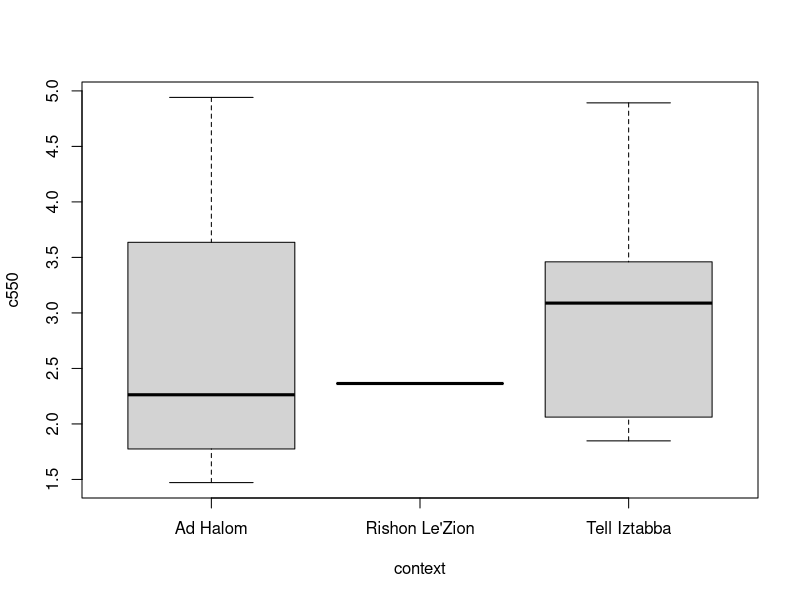
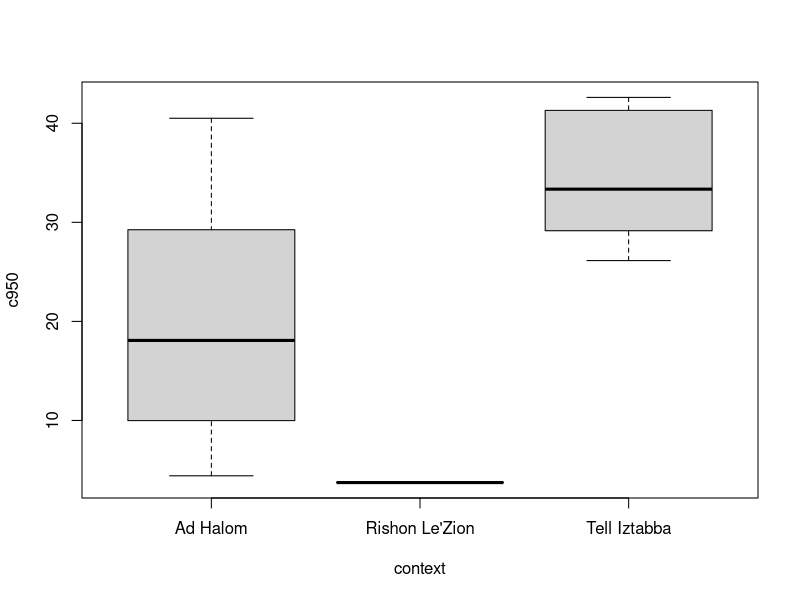
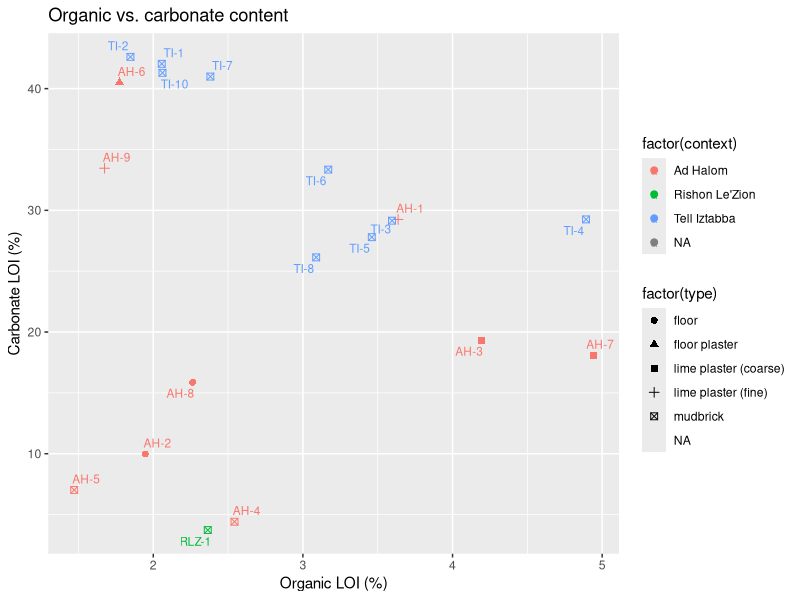
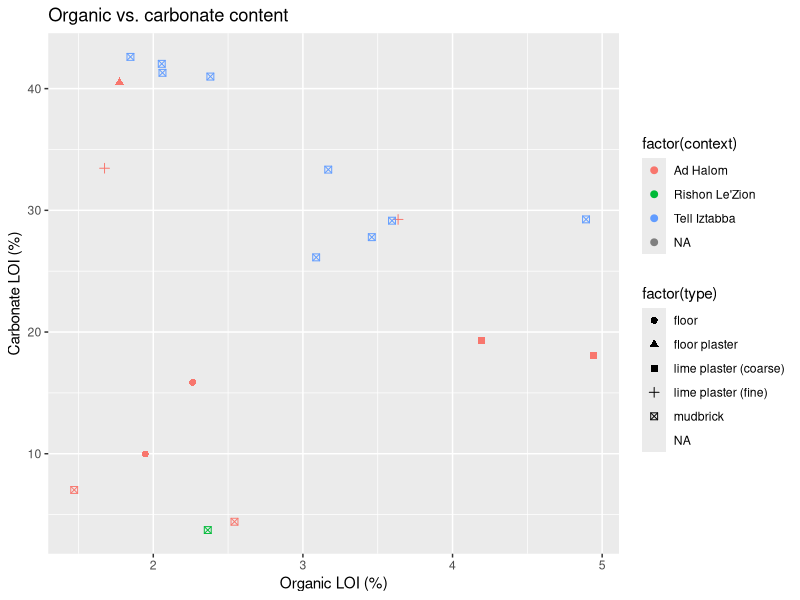
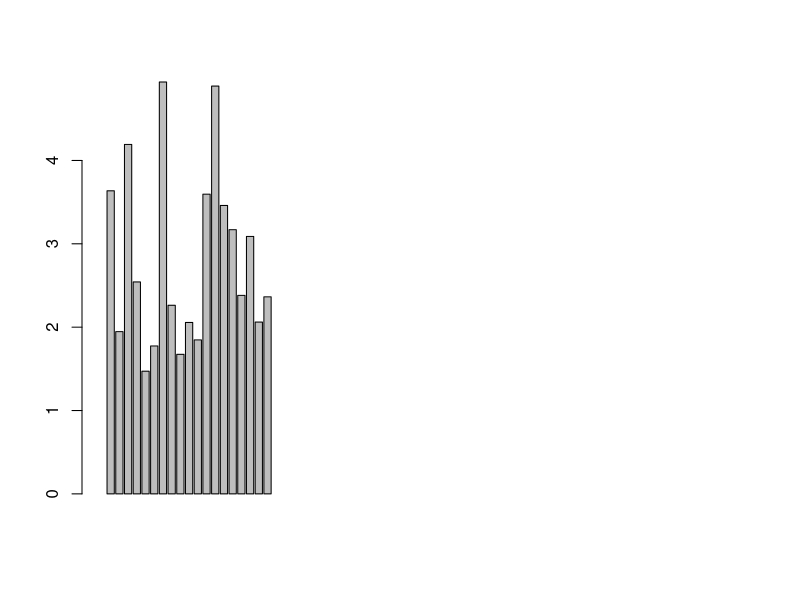
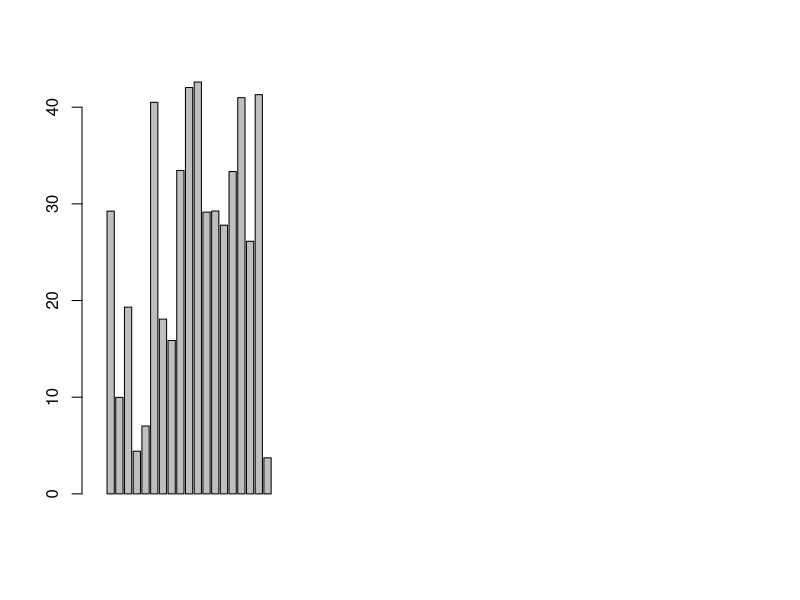
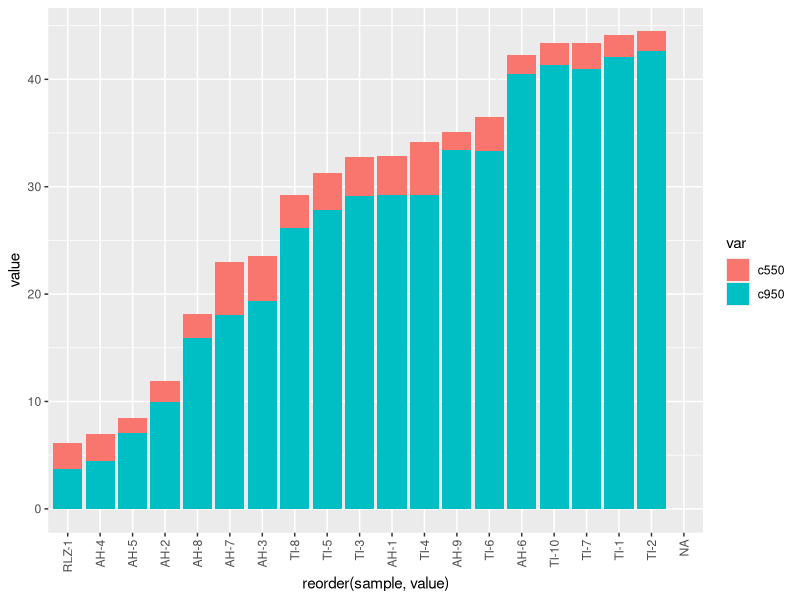
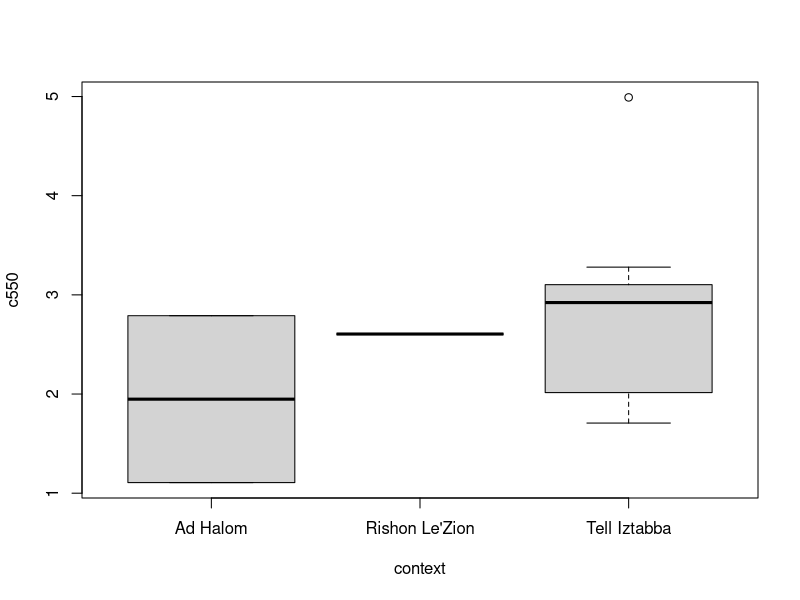

Recreate these plots in R, in order.
## ---- chunk 1
# Libraries
library(openxlsx); 
library(dplyr); 
library(ggplot2); 
library(ggrepel);
library(tidyr); 

loi <- read.xlsx("data/loi_israel.xlsx", sep=";")
tga <- read.xlsx("data/tga_israel.xlsx", sep=";")

summary(loi)
summary(tga)

# Remove rows containing words 'kekkila' (internal standard)
tga <- filter(tga, !grepl('kekkila', Name))

# TGA character columns to numeric
tga[, c(4:7)] <- sapply(tga[, c(4:7)], as.numeric)

# Sample names as rownames
rownames(loi) <- loi$sample
rownames(tga) <- tga$Name

# Creating new columns for analysis by subtracting crucible mass;
# "dry" (sample mass after drying)
# "c550" (sample mass after 550 C)
# "c950" (sample mass after 950 C)
loi$dry <- (loi$dry_weight - loi$crucible)
loi$c550mass <- (loi$after_550_C - loi$crucible)
loi$c950mass <- (loi$after_950_C - loi$crucible)

loi$c550 <- (loi$dry - loi$c550mass)/(loi$dry) * 100
loi$c950 <- (loi$c550mass - loi$c950mass)/(loi$c550mass) * 100

# Same with TGA
tga$c550 <- (tga$Dry - tga$Mass_550)/(tga$Dry) * 100
tga$c950 <- (tga$Mass_550 - tga$Mass_950)/(tga$Mass_550) * 100

## ---- chunk 2
# Distribution of LOI in 550 C (1) and 950 C (2)
boxplot(c550~context, data=loi)
boxplot(c950~context, data=loi)

# boxplot.stats gives us the lower whisker or minimum, the interquartile range of the middle (the second and fourth values), the median (third value) and the upper whisker or maximum. 
boxplot.stats(loi$c950)

# The two high carbonate outliers are both AY-53 (two different measurements to make sure the first batch wasn't misleading)

# Removing duplicates from the next graph
rownames(loi)
loi <- subset(loi[1:72, ])

ggplot(loi, 
      aes(c550, c950, label = rownames(loi), colour = factor(context))) +
      geom_point(size=2, aes(shape = factor(type))) +
      geom_text_repel(size=3) + labs(title = "Organic vs. carbonate content") +
      xlab('Organic LOI (%)') +
      ylab('Carbonate LOI (%)') +
      theme(axis.title = element_text())
      
ggplot(loi, 
      aes(c550, c950)) +
      geom_point(size=2, aes(shape = factor(type), colour = factor(context))) +
      labs(title = "Organic vs. carbonate content") +
      xlab('Organic LOI (%)') +
      ylab('Carbonate LOI (%)') +
      theme(axis.title = element_text())

### add ggplots later with context and type

barplot(loi$c550)
barplot(loi$c950)

# Stacked barplot (x = reorder(sample, LOI))
loi_long = gather(loi, key = var, value = value, c550, c950)

ggplot(loi_long, aes(x = reorder(sample, value), y = value, fill = var)) +
  geom_bar(stat = 'identity', position = 'stack') + 
    theme(axis.text.x = element_text(angle = 90, vjust = 0.5, hjust=1))


## ---- chunk 3
# Distribution of LOI in 550 C (1) and 950 C (2)
boxplot(c550~context, data=tga)
boxplot(c950~context, data=tga)

# boxplot.stats gives us the lower whisker or minimum, the interquartile range of the middle (the second and fourth values), the median (third value) and the upper whisker or maximum. 
boxplot.stats(tga$c950)

# Removing duplicates from the next graph
#rownames(tga)
#loi <- subset(loi[1:47, ])

ggplot(tga, 
      aes(c550, c950, label = rownames(tga))) +
      geom_point(size=2) +
      geom_text_repel(size=3) + labs(title = "Organic vs. carbonate content") +
      xlab('Organic LOI (%)') +
      ylab('Carbonate LOI (%)') +
      theme(axis.title = element_text())
      
barplot(tga$c550)
barplot(tga$c950)

# Stacked barplot (x = reorder(sample, LOI))
tga_long = gather(tga, key = var, value = value, c550, c950)

ggplot(tga_long, aes(x = reorder(Name, value), y = value, fill = var)) +
  geom_bar(stat = 'identity', position = 'stack') + 
    theme(axis.text.x = element_text(angle = 90, vjust = 0.5, hjust=1))

